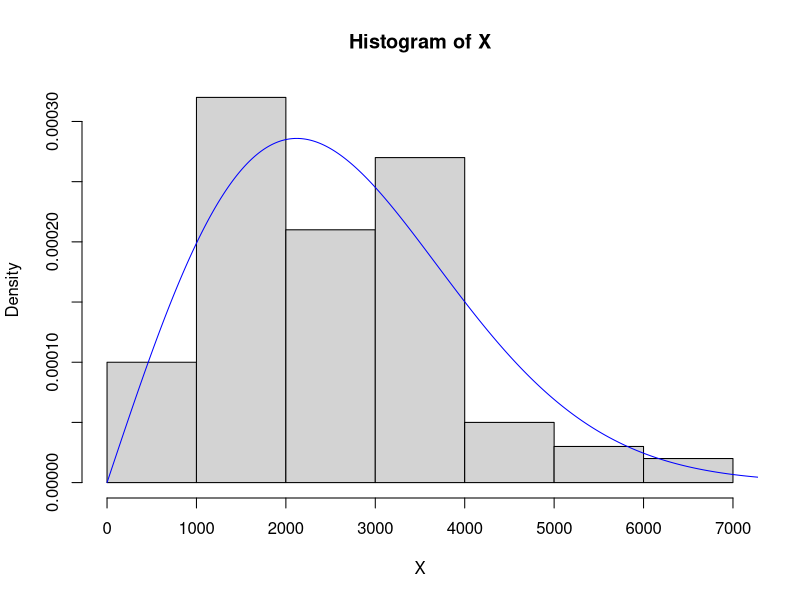
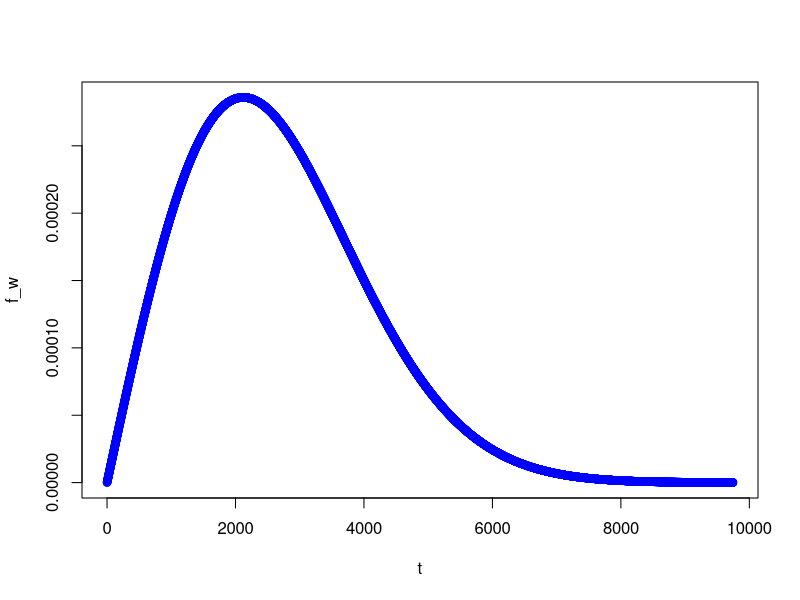
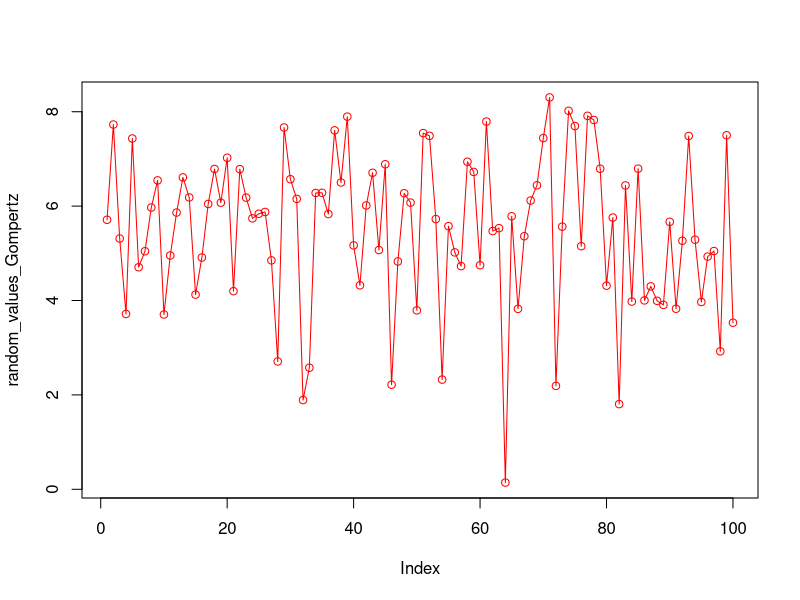
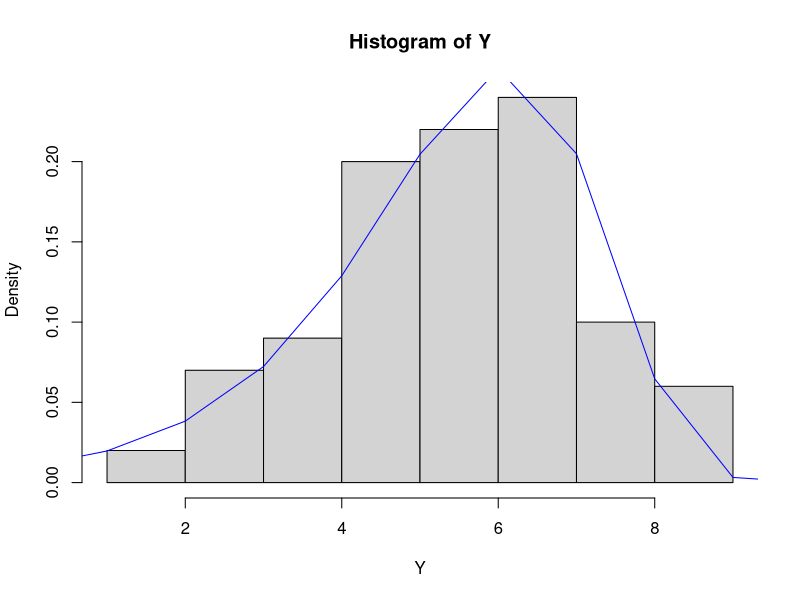
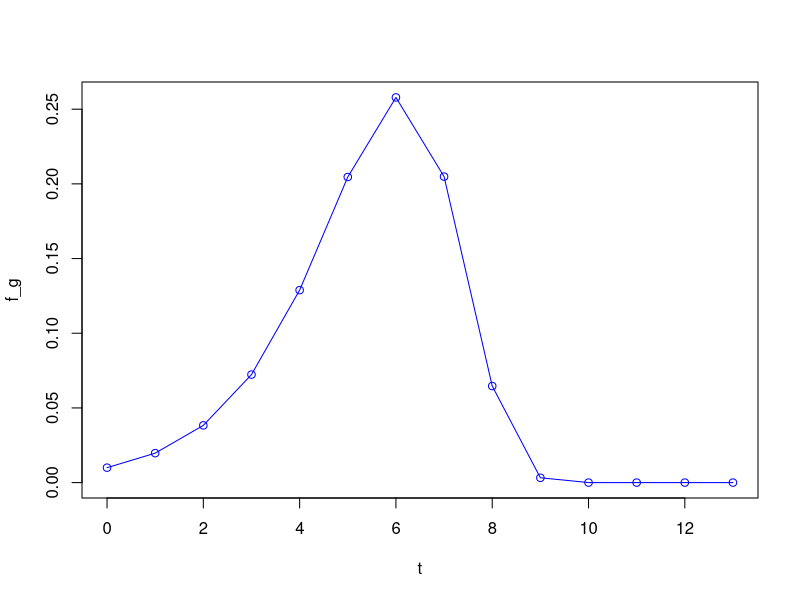

Write R code to recreate these figures, in order.
#generate random numbers using Gompertz distribution 
#by using a technique which is called inverse transform:let U be a uniform random variable in[0,1]
#If X= F^-1(U), then X is a random variable with cumulative density function F_X(x)=F
#and then compare its fitting with Gompertz and Weibull model

 

 Weibull <- function(delta,beta,n)
 {
   U <- runif(n)
   X <- delta*(-log(1-U))^(1/beta)
   return(X)
 }
 
 
 #random_values_Weibull <- Weibull(3000,2,100)
 #par(new=T)
# plot(random_values_Weibull, type="o",col="blue")
 #hist(random_values_Weibull)
 
 #check again; Let’s check if this is reasonable, by superimposing the plot of the density of a Weibull random
 #variable with the same parameters
 n <- 100
 beta <- 2
 delta <- 3000
 X <- Weibull(3000,2,n)
 hist(X,freq=FALSE)
 t <- seq(from=0, to=max(X)*1.5, by=1)
 f_w <- beta/delta*(t/delta)^(beta-1)*exp(-(t/delta)^beta)
 lines(t,f_w,col="blue")
 #par(new=T)
 plot(t,f_w,col="blue",type="o")
 
 #lambda>0 and alpha>1
 Gompertz <-function(lambda,alpha,n)
 {
   U<-runif(n)
   Y<- -(log(lambda)-log(lambda-log(1-U)*log(alpha)))/log(alpha)
   return(Y)
 }
 
 random_values_Gompertz <- Gompertz(0.01,2,100)
 plot(random_values_Gompertz, type="o",col="red")
 
 #check again; Let’s check if this is reasonable, by superimposing the plot of the density of a Weibull random
 #variable with the same parameters
 n <- 100
 lambda <- 0.01
 alpha<-2
 Y <- Gompertz(0.01,2,n)
 hist(Y,freq=FALSE)
 #hist(random_values_gompertz,freq="FALSE")
 t <- seq(from=0, to=max(Y)*1.5, by=1)
 f_g <- lambda*alpha^t*exp(-lambda*((alpha^t)-1)/log(alpha))
 lines(t,f_g,col="blue")
 plot(t,f_g,col="blue",type="o")
 
 
 
 